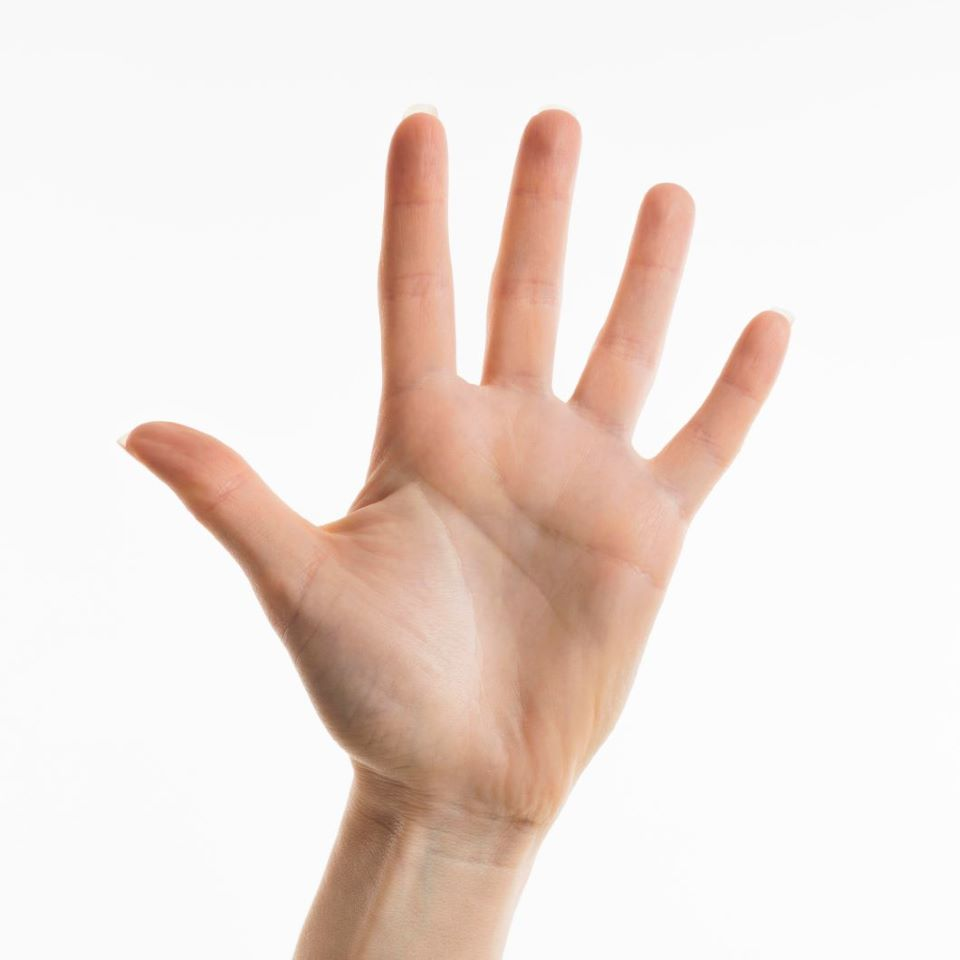
#> input picture images/hand.jpg, 960 x 960 px
$ jupyter execute gesture-recognition-system.ipynb   (older library calls are emulated)   (text cells are left out)
#> lines starting #> are read from the running program, lines starting #| are printed output that depends on the picture; after the words box and inside, x2 and y2 are one past the last pixel; in counts of white or black regions, pixels touching at a corner belong together
[cell 1]
import cv2 as cv
import numpy as np
import matplotlib.pyplot as plt
import math

[cell 2]
# load image
hand = cv.imread('../images/hand.jpg')
#> hand is the input picture: shape (960, 960, 3); mean B, G, R 220.9, 226.9, 239.2

if hand is None:
    raise FileNotFoundError(f"Could not open or find the image ")

# default threshold value
threshold_value = 190

print("--- Controls ---")
print("Press 'w' to increase threshold")
print("Press 's' to decrease threshold")
print("Press 'q' to quit")

while True:
    # Clone the image each loop to reset drawn lines/text
    frame = hand.copy()

    #  define ROI - adjusted for custom dimensions
    # make sure your image size fits within these coordinates, or remove ROI entirely
    h, w, _ = frame.shape
#> h = 960; w = 960
    ymin, ymax, xmin, xmax = 100, min(900, h), 100, min(900, w)
#> ymin = 100; ymax = 900; xmin = 100; xmax = 900

    roi = frame[ymin:ymax, xmin:xmax]
    cv.rectangle(frame, (xmin, ymin), (xmax, ymax), (0, 255, 0), 2)
#> frame: shape (960, 960, 3); 1.04% of pixels changed, all inside (x1, y1, x2, y2) = (99, 99, 902, 902)

    # convert to gray and apply blur
    roi_gray = cv.cvtColor(roi, cv.COLOR_BGR2GRAY)
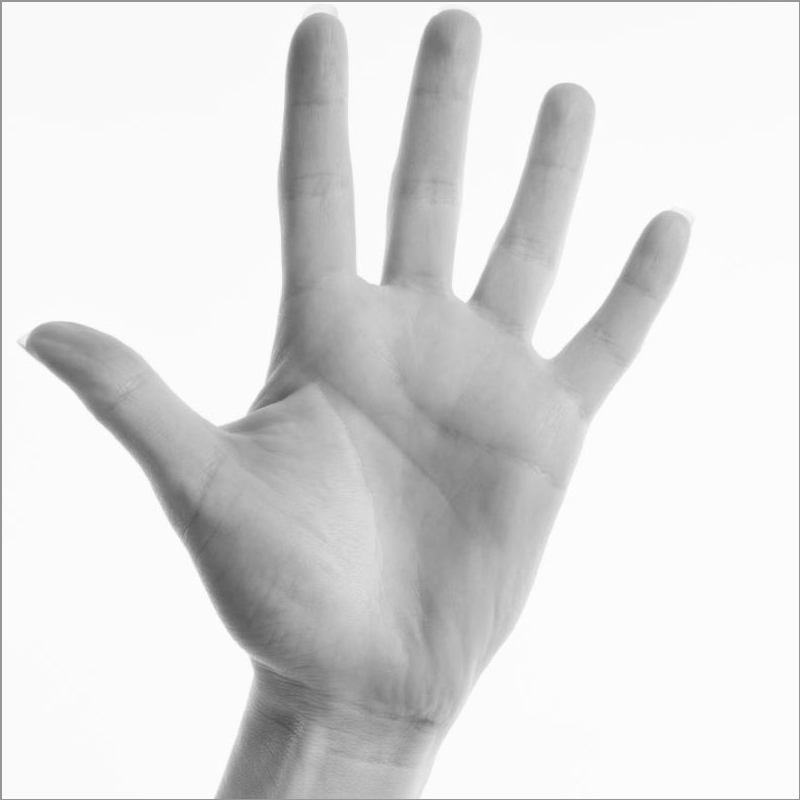
#> roi_gray: shape (800, 800); min 81, max 255, mean 221.9
#> roi: shape (800, 800, 3); mean B, G, R 208.5, 218.6, 233.6
    blur = cv.GaussianBlur(roi_gray, (9, 9), 0)

    # apply current threshold value
    _, thresh = cv.threshold(blur, threshold_value, 255, cv.THRESH_BINARY_INV)
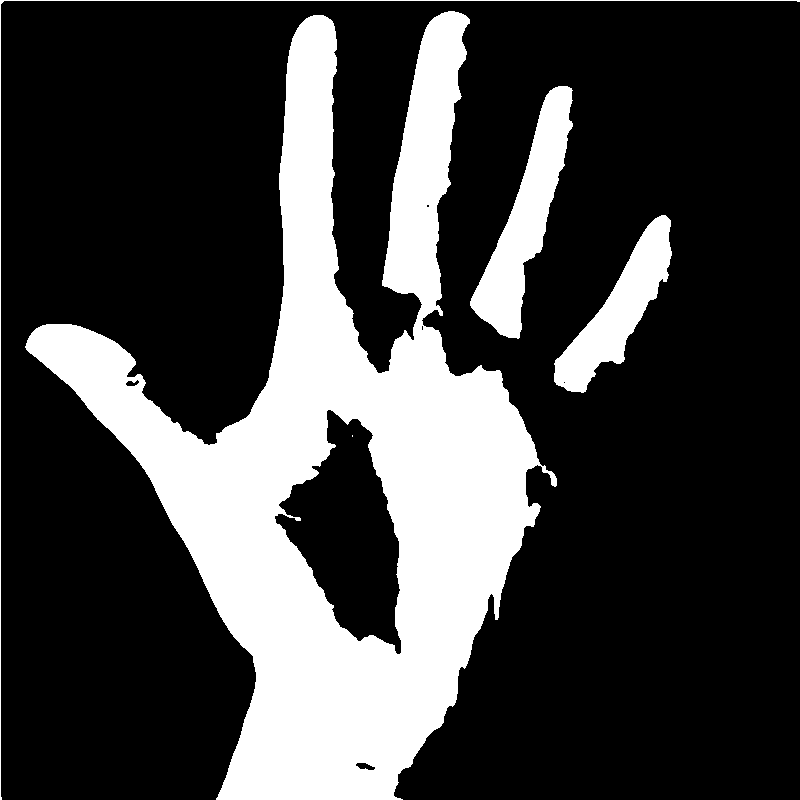
#> thresh: shape (800, 800); 25.6% white; 5 white regions (1 under 20 px)

    # find Contours
    version = cv.__version__.split('.')[0]
    if version == '3':
        _, contours, _ = cv.findContours(thresh, cv.RETR_TREE, cv.CHAIN_APPROX_SIMPLE)
    else:
        contours, _ = cv.findContours(thresh, cv.RETR_TREE, cv.CHAIN_APPROX_SIMPLE)
#> contours = 11 contours, 5 with area under 20; largest, box (x1, y1, x2, y2) and area: (25, 11, 557, 800) 160230, (274, 409, 402, 655) 16880, (470, 86, 573, 339) 9113, (554, 215, 672, 393) 7230, (355, 762, 376, 771) 105, (125, 379, 140, 387) 63

    if len(contours) > 0:
        try:
            # Get largest contour (the hand)
            max_contour = max(contours, key=lambda x: cv.contourArea(x))
#> max_contour = contour of 1406 points, box (x1, y1, x2, y2) (25, 11, 557, 800), area 160230

            hull_indices = cv.convexHull(max_contour, returnPoints=False)
#> hull_indices = 22 values, max 1405 at index 0, min 0 at index 21, mean 842.7
            hull_points = cv.convexHull(max_contour, returnPoints=True)
#> hull_points = contour of 22 points, box (x1, y1, x2, y2) (25, 11, 557, 800), area 284240

            cv.drawContours(roi, [hull_points], -1, (0, 255, 0), 2)
            cv.drawContours(roi, [max_contour], -1, (255, 0, 0), 2)

            defect_count = 0

            if len(hull_indices) > 3:
                defects = cv.convexityDefects(max_contour, hull_indices)
#> defects = 16 rows, first 6: [0, 336, 187, 92123], [336, 338, 337, 162], [338, 342, 339, 114], [343, 614, 450, 55738], [614, 616, 615, 142], [616, 620, 617, 114]

                if defects is not None:
                    for i in range(defects.shape[0]):
                        s, e, f, d = defects[i, 0]
                        start = tuple(max_contour[s][0])
                        end = tuple(max_contour[e][0])
                        far = tuple(max_contour[f][0])

                        a = math.sqrt((end[0] - start[0])**2 + (end[1] - start[1])**2)
                        b = math.sqrt((far[0] - start[0])**2 + (far[1] - start[1])**2)
                        c = math.sqrt((end[0] - far[0])**2 + (end[1] - far[1])**2)

                        cosine_val = (b**2 + c**2 - a**2) / (2 * b * c)
                        cosine_val = max(-1.0, min(1.0, cosine_val))
                        angle = math.acos(cosine_val) * 57.2958

                        if angle <= 90 and d > 1000:
                            defect_count += 1
                            cv.circle(roi, far, 5, [0, 0, 255], -1)

                        cv.line(roi, start, end, [0, 255, 0], 2)
#> this loop made 16 passes
#> (s, e, f, d, start, end, far, a) on passes 1 to 10: (0, 336, 187, 92123, (448, 11), (313, 15), (381, 373), 135.1), (336, 338, 337, 162, (313, 15), (310, 16), (312, 16), 3.16), (338, 342, 339, 114, (310, 16), (306, 18), (309, 17), 4.47), (343, 614, 450, 55738, (299, 25), (31, 333), (250, 413), 408.3), (614, 616, 615, 142, (31, 333), (29, 336), (31, 334), 3.61), (616, 620, 617, 114, (29, 336), (27, 340), (29, 337), 4.47), (620, 624, 621, 162, (27, 340), (25, 346), (27, 342), 6.32), (625, 902, 817, 22974, (25, 347), (216, 799), (253, 656), 490.7), (903, 966, 919, 4196, (402, 799), (454, 704), (397, 774), 108.3), (966, 1030, 1022, 4601, (454, 704), (497, 619), (489, 595), 95.26)
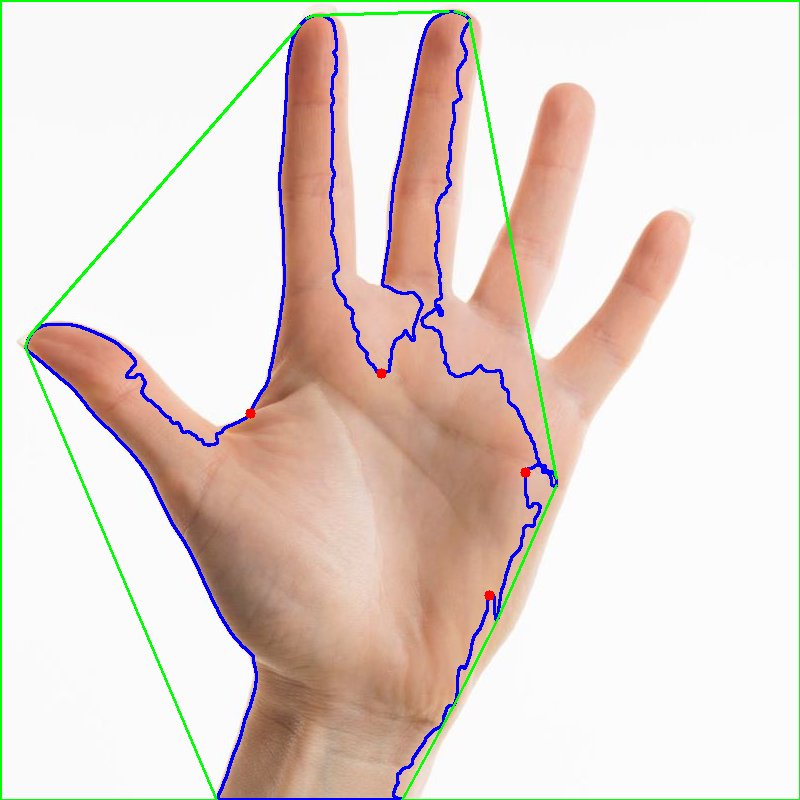
#> roi: shape (800, 800, 3); mean B, G, R 208.4, 215.7, 227.9
#> after the loop, defect_count = 4

            display_text = f"Fingers: {defect_count + 1}" if defect_count < 5 else "Reposition"
#> display_text = 'Fingers: 5'
            cv.putText(frame, display_text, (30, 50), cv.FONT_HERSHEY_SIMPLEX, 1, (0, 255, 0), 3)
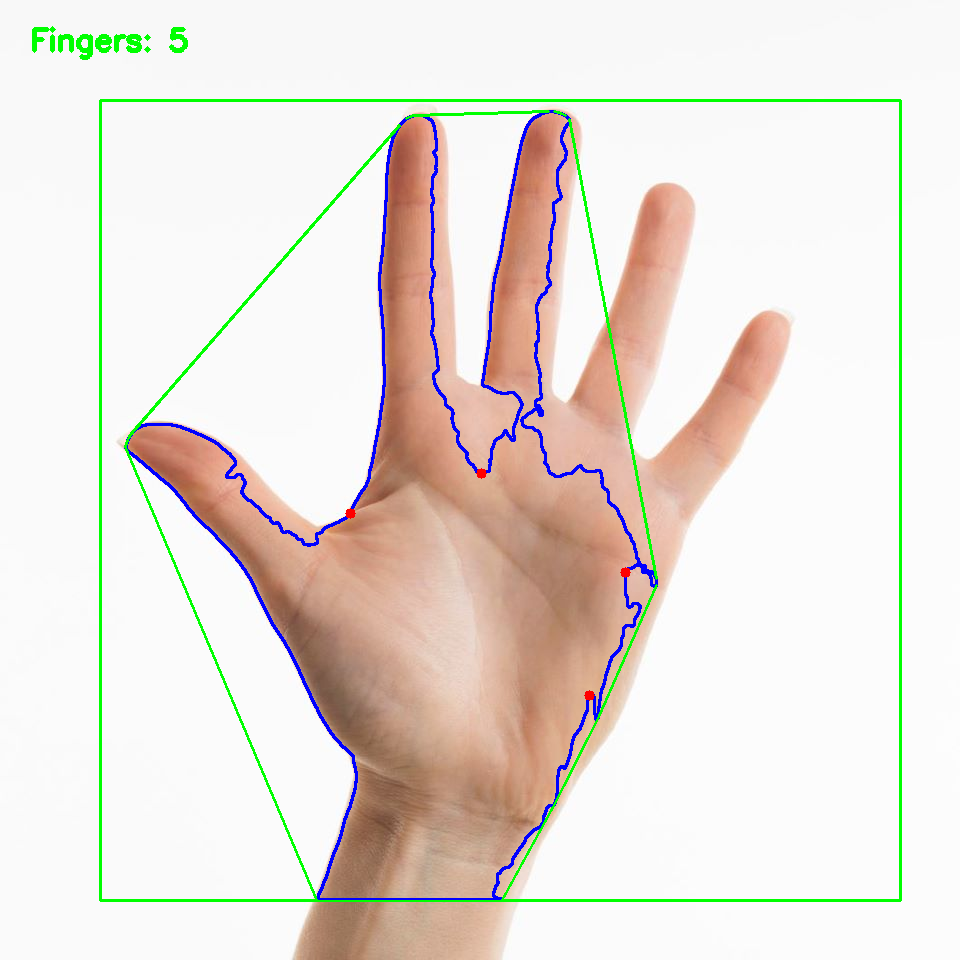
#> frame: shape (960, 960, 3); mean B, G, R 217.9, 225.1, 232.2

        except Exception as e:
            print(f"Error tracking hand: {e}")

    # add threshold value overlay to see current parameter level
    cv.putText(frame, f"Thresh: {threshold_value}", (30, h - 20), cv.FONT_HERSHEY_SIMPLEX, 0.6, (255, 255, 255), 2)
#> frame: shape (960, 960, 3); 0.08% of pixels changed, all inside (x1, y1, x2, y2) = (30, 926, 143, 942)

    # display windows
    cv.imshow('Original', frame)
    cv.imshow('Threshold', thresh)
    cv.imshow('ROI', roi)

    # controls for image
    key = cv.waitKey(30) & 0xFF
#> (key q is pressed here)
    if key == ord('q'):
        break
    elif key == ord('w'): # increase threshold
        threshold_value = min(255, threshold_value + 5)
    elif key == ord('s'): # dDecrease threshold
        threshold_value = max(0, threshold_value - 5)

cv.destroyAllWindows()

# display in matplotlib
plt.subplots(1, 3, figsize=(15, 5))
plt.subplot(1, 3, 1)
plt.title('Original')
plt.imshow(cv.cvtColor(frame, cv.COLOR_BGR2RGB))
plt.axis('off')
plt.subplot(1, 3, 2)
plt.title('Threshold')
plt.imshow(thresh, cmap='gray')
plt.axis('off')
plt.subplot(1, 3, 3)
plt.title('ROI')
plt.imshow(cv.cvtColor(roi, cv.COLOR_BGR2RGB))
plt.axis('off')
plt.show()
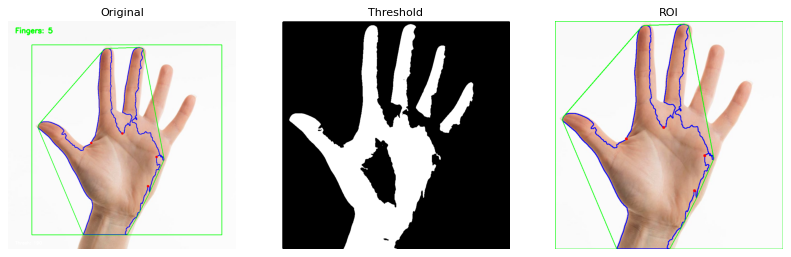
#> figure drawn by matplotlib, 3 panels

[cell 3]
# Gesture recognition using convex hull and contour detection
cap = cv.VideoCapture(0)

def b(n):
    pass

if not cap.isOpened():
    raise RuntimeError("Could not open video device")
# crate Trackbar
cv.namedWindow('Threshold Parameter')
cv.resizeWindow('Threshold Parameter', 640, 240)
cv.createTrackbar('Threshold', 'Threshold Parameter', 150, 255, b)

while True:
    ret, frame = cap.read()
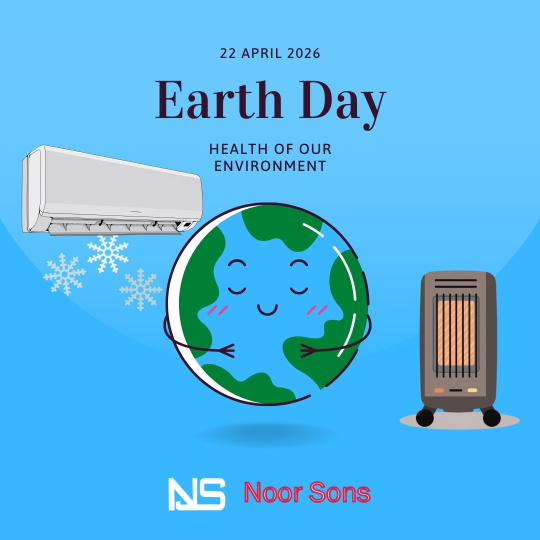
#> input picture images/Earth.jpg, 1080 x 1080 px, given in place of the camera (shown at 1/2 size)
#> frame is the input picture: shape (1080, 1080, 3); mean B, G, R 232, 181.6, 86.1
    if not ret:
        raise RuntimeError("Could not read from video device")
    #
    frame = cv.flip(frame, 1)

    # define Region of Interest (ROI)
    roi = frame[100:300, 100:300]
#> roi: shape (200, 200, 3)
    cv.rectangle(frame, (100, 100), (300, 300), (0, 255, 0), 2)
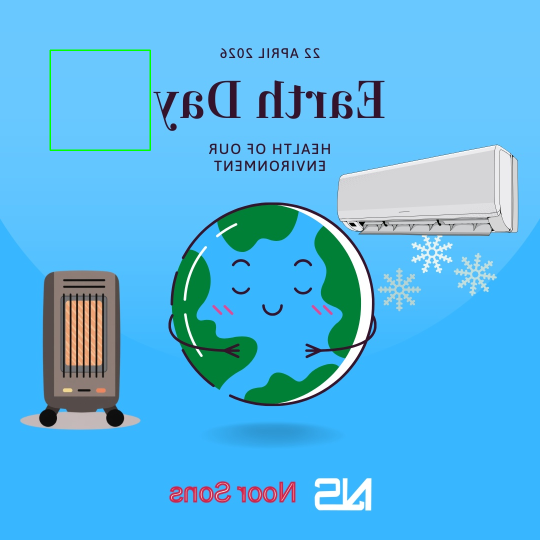
#> frame: shape (1080, 1080, 3) (shown at 1/2 size); mean B, G, R 231.4, 181.7, 85.9
    # convert to gray and apply blur
    roi_gray = cv.cvtColor(roi, cv.COLOR_BGR2GRAY)
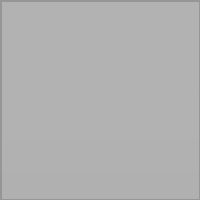
#> roi_gray: shape (200, 200); min 150, max 178, mean 176.7
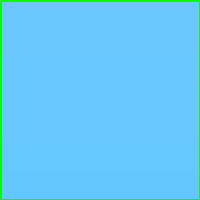
#> roi: shape (200, 200, 3); mean B, G, R 247, 201.5, 101.4
    blur = cv.GaussianBlur(roi_gray, (9, 9), 0)
#> blur: shape (200, 200)

    value = cv.getTrackbarPos('Threshold', 'Threshold Parameter')
#> value = 150
    _, thresh = cv.threshold(blur, value, 255, cv.THRESH_BINARY_INV) # Uses INV to capture hand as white
#> thresh: shape (200, 200); every value is 0

    # find Contours
    version = cv.__version__.split('.')[0]
#> version = '4'
    if version == '3':
        _, contours, _ = cv.findContours(thresh, cv.RETR_TREE, cv.CHAIN_APPROX_SIMPLE)
    else:
        contours, _ = cv.findContours(thresh, cv.RETR_TREE, cv.CHAIN_APPROX_SIMPLE)
#> contours = []

    if len(contours) > 0:
        try:
            # get largest contour (the hand)
            max_contour = max(contours, key=lambda x: cv.contourArea(x))

            # returnPoints=False is required to calculate convexity defects
            hull_indices = cv.convexHull(max_contour, returnPoints=False)
            hull_points = cv.convexHull(max_contour, returnPoints=True)

            cv.drawContours(roi, [hull_points], -1, (0, 255, 0), 2)
            cv.drawContours(roi, [max_contour], -1, (255, 0, 0), 2)

            defect_count = 0

            # calculate defects if hull has enough points
            if len(hull_indices) > 3:
                defects = cv.convexityDefects(max_contour, hull_indices)

                if defects is not None:
                    for i in range(defects.shape[0]):
                        s, e, f, d = defects[i, 0]
                        start = tuple(max_contour[s][0])
                        end = tuple(max_contour[e][0])
                        far = tuple(max_contour[f][0])

                        # calculate triangle sides
                        a = math.sqrt((end[0] - start[0])**2 + (end[1] - start[1])**2)
                        b = math.sqrt((far[0] - start[0])**2 + (far[1] - start[1])**2)
                        c = math.sqrt((end[0] - far[0])**2 + (end[1] - far[1])**2)

                        # Cosine rule & conversion to degrees
                        cosine_val = (b**2 + c**2 - a**2) / (2 * b * c)
                        cosine_val = max(-1.0, min(1.0, cosine_val)) # Clip boundaries to avoid math domain errors
                        angle = math.acos(cosine_val) * 57.2958 # Convert to degrees

                        # if angle between fingers is less than 90 degrees, it is a finger space
                        if angle <= 90 and d > 1000: # d > 1000 filters minor noise defects
                            defect_count += 1
                            cv.circle(roi, far, 5, [0, 0, 255], -1)

                        cv.line(roi, start, end, [0, 255, 0], 2)

            # display the number based on the spaces (defects) between fingers
            # 0 defects = 1 finger,
            # 1 defect = 2 fingers, etc.
            display_text = str(defect_count + 1) if defect_count < 5 else "Reposition"
            cv.putText(frame, display_text, (50, 50), cv.FONT_HERSHEY_SIMPLEX, 2, (0, 255, 0), 4)

        except Exception as e:
            # prints errors
            print(f"Error tracking hand: {e}")
    # display windows
    cv.imshow('Original', frame)
    cv.imshow('Threshold', thresh)
    cv.imshow('ROI', roi)

    if cv.waitKey(1) & 0xFF == ord('q'):
#> (key q is pressed here)
        break

cap.release()
cv.destroyAllWindows()
